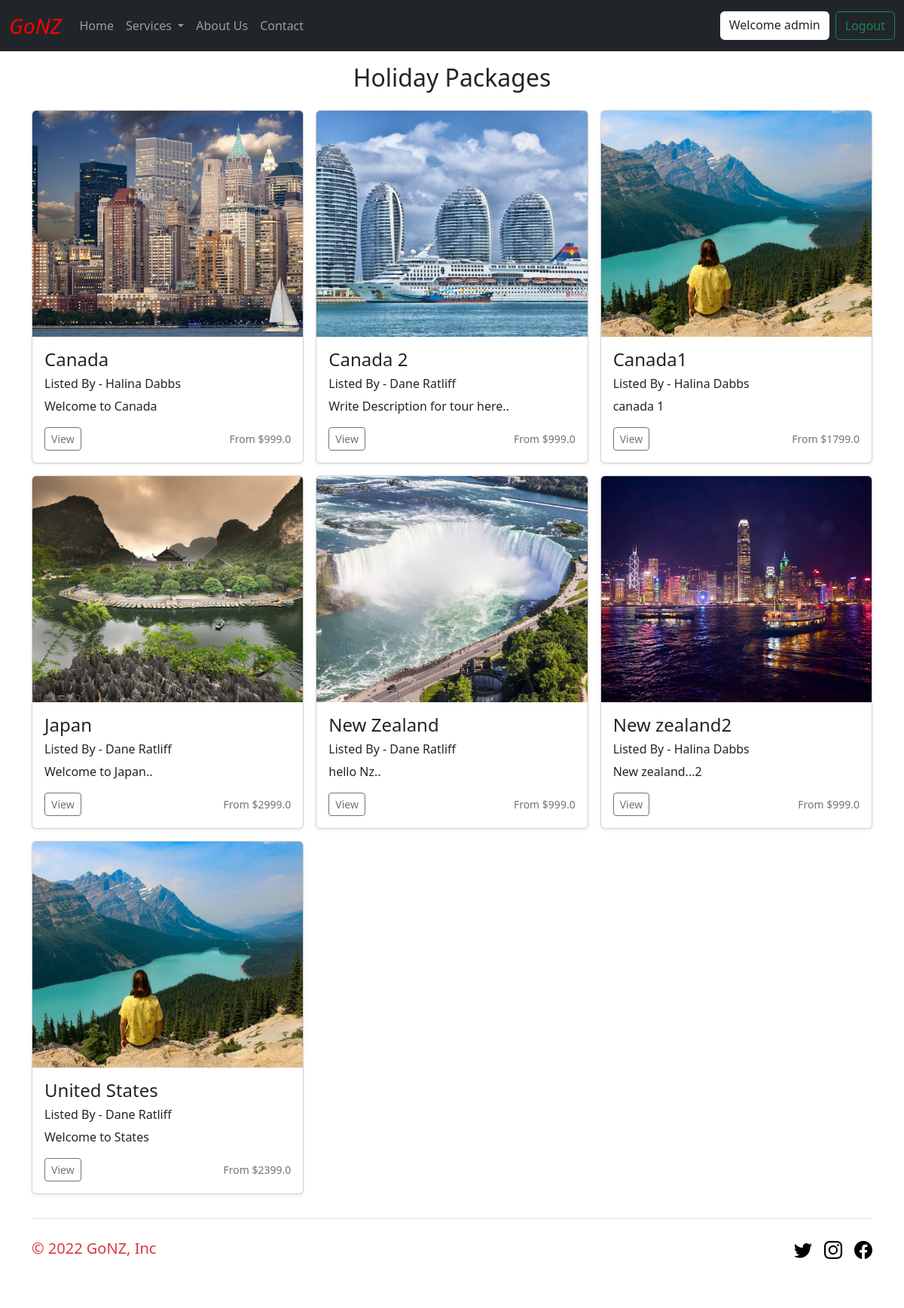
/tours/ (signed in), run on the app's committed database.
### home/models.py (models this page shows, shortened)
class TourData(models.Model):
    tourName = models.CharField(max_length=200)
    desc = models.CharField(max_length=200)
    price = models.CharField(max_length=10)
    employee = models.ForeignKey(Employee, null=True, on_delete= models.SET_NULL)
    date_created = models.DateField(auto_now_add=True)
    thumbnail = models.ImageField(default="slider-1.jpg", null=True, blank=True)
    class Meta:
        ordering = ['tourName', ]

class Employee(models.Model):
    name = models.CharField(max_length=50,)
    email = models.CharField(max_length=30)
    phone = models.CharField(max_length=15)
    department = models.ForeignKey(Department, null=True, on_delete=models.SET_NULL)
    position = models.CharField(max_length=50)
    date_created = models.DateField(auto_now_add=True)

### home/views.py (the view)
# urls.py: path("tours/", views.tours, name='tours'),
@login_required(login_url='login')
def tours(request):
    tours = TourData.objects.all()
    context = {'tours': tours}
    return render(request, 'home/tours.html', context)

### home/templates/home/tours.html
{% extends 'base.html' %} {% load static %} {% block title %}Tours{% endblock title %} {% block content %}
<div class="container py-2">
  <h2 class="text-center mt-2 mb-4">Holiday Packages</h2>
  <div class="row row-cols-1 row-cols-sm-2 row-cols-md-3 g-3">
    {% for x in tours %}
    <div class="col">
      <div class="card shadow-sm">
        <img class="bd-placeholder-img card-img-top" width="100%" height="300" style="object-fit: cover;" src="{% static x.thumbnail.url %}" alt="">
        <div class="card-body">
          <h4>{{x.tourName}}</h4>
          <h6>Listed By - {{x.employee.name}}</h6>
          <p class="card-text">
            {{x.desc|slice:":150"}}
          </p>
          <div class="d-flex justify-content-between align-items-center">
            <div class="btn-group">
              <a class="btn btn-sm btn-outline-secondary" href="{% url 'tour-detail' x.id %}">View</a>
            </div>
            <small class="text-muted">From ${{x.price}}</small>
          </div>
        </div>
      </div>
    </div>
    {% endfor %}
  </div>
</div>
{% endblock content %}

### templates/navbar.html (shortened to what this page needs)
<nav class="navbar navbar-expand-lg bg-dark navbar-dark">
  <div class="container-fluid">
    <a class="navbar-brand demo fs-3 fst-italic" href="{% url 'home' %}">GoNZ</a>
    <div class="collapse navbar-collapse " id="navbarSupportedContent">
      <ul class="navbar-nav me-auto mb-2 mb-lg-0 ">
        <li class="nav-item">
          <a class="nav-link" aria-current="page" href="{% url 'home' %}"
            >Home</a
          >
        </li>
        <li class="nav-item dropdown">
          <a
            class="nav-link dropdown-toggle"
            href="#"
            role="button"
            data-bs-toggle="dropdown"
            aria-expanded="false"
          >
            Services
          </a>
        </li>
        <li class="nav-item">
          <a class="nav-link" href="/about">About Us</a>
        </li>
        <li class="nav-item">
          <a class="nav-link" href="{% url 'contact' %}">Contact</a>
        </li>
      </ul>
      <div class="d-flex" style="justify-content: space-between;">
        <div
          style="
            margin-right: 0.5rem;
            padding: 0.375rem 0.75rem;
            background-color: #fff;
            border-radius: 1px solid #ced4da;
            border-radius: 0.375rem;
          "
        >
          Welcome {{request.user}}
        </div>
        <a class="btn btn-outline-success" href="{% url 'logout' %}">Logout</a>
      </div>
    </div>
  </div>
</nav>

### static/style.css (style rules this page uses)
.demo { color: red; }

### data on the page
TourData: thumbnail (picture), tourName "Canada", employee.name "Halina Dabbs", desc "Welcome to Canada", price "999.0"
TourData: thumbnail (picture), tourName "Canada 2", employee.name "Dane Ratliff", desc "Write Description for tour here..", price "999.0"
TourData: thumbnail (picture), tourName "Canada1", employee.name "Halina Dabbs", desc "canada 1", price "1799.0"
TourData: thumbnail (picture), tourName "Japan", employee.name "Dane Ratliff", desc "Welcome to Japan..", price "2999.0"
TourData: thumbnail (picture), tourName "New Zealand", employee.name "Dane Ratliff", desc "hello Nz..", price "999.0"
TourData: thumbnail (picture), tourName "New zealand2", employee.name "Halina Dabbs", desc "New zealand...2", price "999.0"
TourData: thumbnail (picture), tourName "United States", employee.name "Dane Ratliff", desc "Welcome to States", price "2399.0"

### other printed values
{{ request.user }} "admin"
